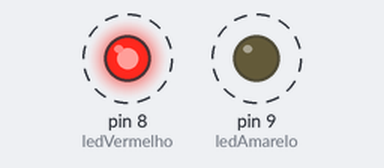
The sketch below on a simulated Arduino Uno, built with avr-gcc and run on an emulated ATmega328P. On the bench: output pins drawn as LEDs (lit = HIGH). Dashed ring = blinking.

Above: at 0.2 s.
Timing chart, 0 to 3.0 s (numbered marks = the images above):
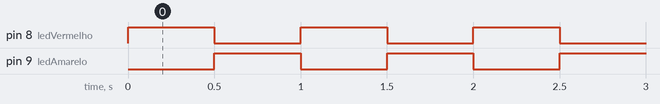

The sketch:

PISCA1.ino
```cpp
int ledVermelho = 8;
int ledAmarelo = 9;

void setup() {
  // put your setup code here, to run once:
  pinMode(ledVermelho, OUTPUT);
  pinMode(ledAmarelo, OUTPUT);
}

void loop() {
  // put your main code here, to run repeatedly:
  digitalWrite(ledVermelho, HIGH);
  digitalWrite(ledAmarelo, LOW);
  delay(500);
  digitalWrite(ledVermelho, LOW);
  digitalWrite(ledAmarelo, HIGH);
  delay(500);
}
```

Measured:
- by itself, pin 8 (ledVermelho), pin 9 (ledAmarelo): alternates HIGH for 0.50 s and LOW for 0.50 s
